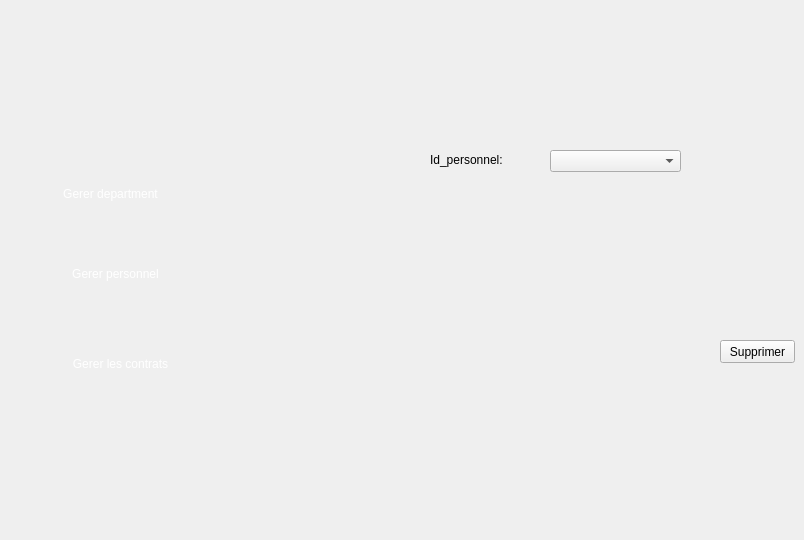
    <widget class="QWidget" name="page_15">
     <widget class="QPushButton" name="pushButton_201">
      <property name="geometry">
       <rect>
        <x>720</x>
        <y>340</y>
        <width>75</width>
        <height>23</height>
       </rect>
      </property>
      <property name="styleSheet">
       <string notr="true">background-image: url(:/new/prefix1/img/backback.png);</string>
      </property>
      <property name="text">
       <string>Supprimer</string>
      </property>
     </widget>
     <widget class="QLabel" name="label_62">
      <property name="geometry">
       <rect>
        <x>430</x>
        <y>150</y>
        <width>81</width>
        <height>20</height>
       </rect>
      </property>
      <property name="styleSheet">
       <string notr="true">background-image: url(:/new/prefix1/img/backback.png);</string>
      </property>
      <property name="text">
       <string>Id_personnel:</string>
      </property>
     </widget>
     <widget class="QPushButton" name="icon2_27">
      <property name="geometry">
       <rect>
        <x>250</x>
        <y>140</y>
        <width>91</width>
        <height>91</height>
       </rect>
      </property>
      <property name="cursor">
       <cursorShape>PointingHandCursor</cursorShape>
      </property>
      <property name="styleSheet">
       <string notr="true">
border-image: url(:/icon-supp2.png);
background-color: transparent;
background: none;
border: none;
background-repeat: none;
</string>
      </property>
      <property name="text">
       <string/>
      </property>
     </widget>
     <widget class="QLabel" name="selected_21">
      <property name="geometry">
       <rect>
        <x>230</x>
        <y>140</y>
        <width>101</width>
        <height>91</height>
       </rect>
      </property>
      <property name="styleSheet">
       <string notr="true">
background-color: transparent;
background: none;
	border-image: url(:/selected.png);
border: none;
background-repeat: none;
</string>
      </property>
      <property name="text">
       <string/>
      </property>
     </widget>
     <widget class="QPushButton" name="b_vehicules_10">
      <property name="geometry">
       <rect>
        <x>30</x>
        <y>180</y>
        <width>161</width>
        <height>28</height>
       </rect>
      </property>
      <property name="styleSheet">
       <string notr="true">

background-color: transparent;
	font: 10pt &quot;Segoe UI Historic&quot;;
	color: rgb(255, 255, 255);
background: none;
border: none;
background-repeat none;
</string>
      </property>
      <property name="text">
       <string>Gerer department</string>
      </property>
     </widget>
     <widget class="QPushButton" name="icon3_25">
      <property name="geometry">
       <rect>
        <x>250</x>
        <y>270</y>
        <width>91</width>
        <height>91</height>
       </rect>
      </property>
      <property name="cursor">
       <cursorShape>PointingHandCursor</cursorShape>
      </property>
      <property name="styleSheet">
       <string notr="true">
background-color: transparent;
	border-image: url(:/icon-modif2.png);
background: none;
border: none;
background-repeat: none;
</string>
      </property>
      <property name="text">
       <string/>
      </property>
     </widget>
     <widget class="QPushButton" name="pushButton_49">
      <property name="geometry">
       <rect>
        <x>30</x>
        <y>260</y>
        <width>171</width>
        <height>28</height>
       </rect>
      </property>
      <property name="styleSheet">
       <string notr="true">

background-color: transparent;
	font: 10pt &quot;Segoe UI Historic&quot;;
	color: rgb(255, 255, 255);
background: none;
border: none;
background-repeat: none;
</string>
      </property>
      <property name="text">
       <string>Gerer personnel</string>
      </property>
     </widget>
     <widget class="QPushButton" name="icon4_37">
      <property name="geometry">
       <rect>
        <x>250</x>
        <y>20</y>
        <width>91</width>
        <height>91</height>
       </rect>
      </property>
      <property name="cursor">
       <cursorShape>PointingHandCursor</cursorShape>
      </property>
      <property name="styleSheet">
       <string notr="true">
border-image: url(:/icon-ajout2.png);
background-color: transparent;
background: none;
border: none;
background-repeat: none;
</string>
      </property>
      <property name="text">
       <string/>
      </property>
     </widget>
     <widget class="QLabel" name="selected2_35">
      <property name="geometry">
       <rect>
        <x>-10</x>
        <y>250</y>
        <width>231</width>
        <height>51</height>
       </rect>
      </property>
      <property name="styleSheet">
       <string notr="true">
background-color: transparent;
background: none;
	border-image: url(:/selected2.png);
border: none;
background-repeat: none;
</string>
      </property>
      <property name="text">
       <string/>
      </property>
     </widget>
     <widget class="QPushButton" name="icon4_38">
      <property name="geometry">
       <rect>
        <x>250</x>
        <y>400</y>
        <width>91</width>
        <height>91</height>
       </rect>
      </property>
      <property name="cursor">
       <cursorShape>PointingHandCursor</cursorShape>
      </property>
      <property name="styleSheet">
       <string notr="true">
border-image: url(:/icon-afficher2.png);
background-color: transparent;
background: none;
border: none;
background-repeat: none;
</string>
      </property>
      <property name="text">
       <string/>
      </property>
     </widget>
     <widget class="QLabel" name="ar_21">
      <property name="geometry">
       <rect>
        <x>220</x>
        <y>-10</y>
        <width>151</width>
        <height>531</height>
       </rect>
      </property>
      <property name="styleSheet">
       <string notr="true">

background-color: transparent;
	border-image: url(:/bg.png);

background: none;
border: none;
background-repeat: none;
</string>
      </property>
      <property name="text">
       <string/>
      </property>
     </widget>
     <widget class="QComboBox" name="supppersonnel">
      <property name="geometry">
       <rect>
        <x>550</x>
        <y>150</y>
        <width>131</width>
        <height>22</height>
       </rect>
      </property>
     </widget>
     <widget class="QPushButton" name="b_vehicules_23">
      <property name="geometry">
       <rect>
        <x>40</x>
        <y>350</y>
        <width>161</width>
        <height>28</height>
       </rect>
      </property>
      <property name="styleSheet">
       <string notr="true">

background-color: transparent;
	font: 10pt &quot;Segoe UI Historic&quot;;
	color: rgb(255, 255, 255);
background: none;
border: none;
background-repeat none;
</string>
      </property>
      <property name="text">
       <string>Gerer les contrats</string>
      </property>
     </widget>
     <zorder>ar_21</zorder>
     <zorder>selected2_35</zorder>
     <zorder>pushButton_201</zorder>
     <zorder>label_62</zorder>
     <zorder>selected_21</zorder>
     <zorder>b_vehicules_10</zorder>
     <zorder>icon3_25</zorder>
     <zorder>pushButton_49</zorder>
     <zorder>icon4_37</zorder>
     <zorder>icon4_38</zorder>
     <zorder>icon2_27</zorder>
     <zorder>supppersonnel</zorder>
     <zorder>b_vehicules_23</zorder>
    </widget>
